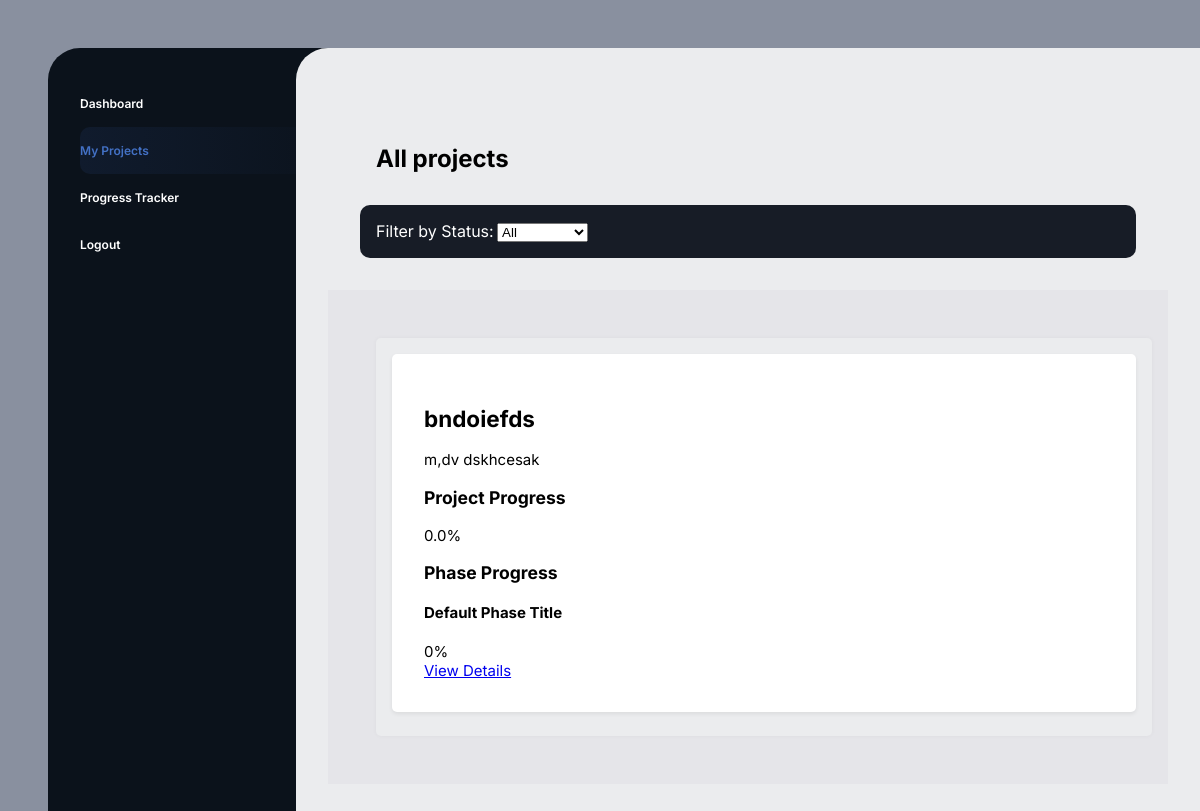
Page /projects/ (signed in) on the earlier database version.
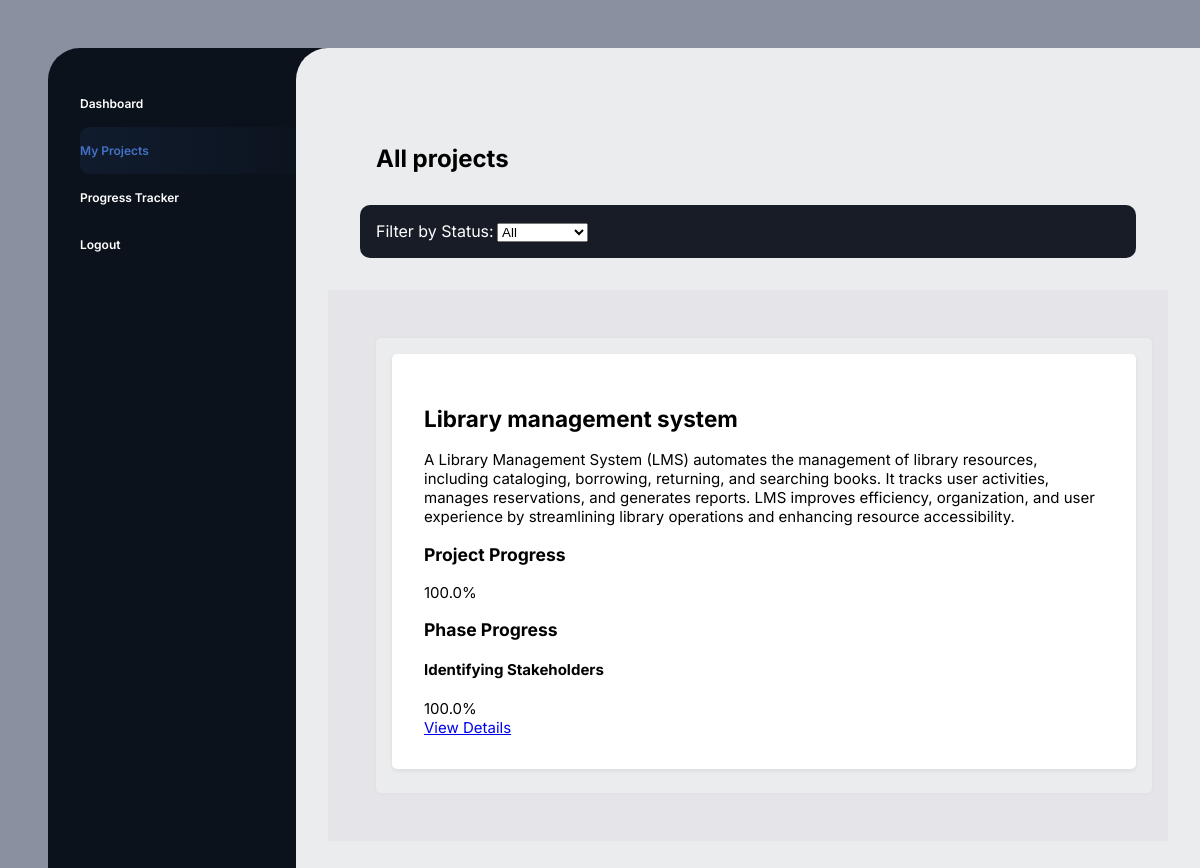
Same page on the later database version.
### MySiteApp/models.py (models this page shows, shortened)
class Project(models.Model):
    id = models.AutoField(primary_key=True)
    title = models.CharField(max_length=200)
    description = models.TextField(blank=True, null=True)
    start_date = models.DateField()
    due_date = models.DateField(default="2024-12-31")
    owner = models.ForeignKey(User, on_delete=models.CASCADE, related_name='owned_projects',null=True, blank=True)
    mentor = models.ForeignKey(User, on_delete=models.SET_NULL, null=True, blank=True, related_name='mentored_projects')  # Supervisor (mentor)
    students = models.ManyToManyField(
        User, related_name='assigned_projects', blank=True, limit_choices_to={'role': 'student'}
    )
    def completion_percentage(self):
        phases = self.phases.all()
        total_phases = phases.count()
        if total_phases == 0:
            return 0
        completed_phases = sum(phase.completion_percentage() for phase in phases)
        return (completed_phases / total_phases)

class Phases(models.Model):
    id = models.AutoField(primary_key=True)
    title = models.CharField(max_length=100,default="Default Phase Title")
    description = models.TextField(blank=True, null=True)
    due_date = models.DateField()
    status = models.CharField(max_length=50, choices=[('pending', 'Pending'), ('completed', 'Completed')], default='pending')
    project = models.ForeignKey(Project, on_delete=models.CASCADE, related_name='phases')
    mentor_notes = models.TextField(blank=True, null=True)  # Notes from the mentor
    def completion_percentage(self):
        tasks = self.tasks.all()
        total_tasks = tasks.count()
        if total_tasks == 0:
            return 0
        completed_tasks = sum(1 for task in tasks if task.status == 'completed')
        return (completed_tasks / total_tasks) * 100

class Task(models.Model):
    id = models.AutoField(primary_key=True)
    title = models.CharField(max_length=100)
    description = models.TextField(blank=True, null=True)
    due_date = models.DateField()
    status = models.CharField(max_length=50, choices=[('pending', 'Pending'), ('completed', 'Completed')], default='pending')
    phase = models.ForeignKey('Phases', on_delete=models.CASCADE, related_name='tasks')  # link to a phase

### MySiteApp/views.py (the view)
# urls.py: path('projects/', views.all_projects, name='all_projects'),
@login_required
def all_projects(request):
    projects = models.Project.objects.filter(owner=request.user)
    return render(request, 'projects/all_projects.html', {'projects': projects})

### MySiteApp/templates/projects/all_projects.html (shortened to what this page needs)
<!DOCTYPE html>
<html lang="en">
<head>
    {% load static %}
    <link rel="stylesheet" href="{% static 'css/style.css' %}">
    <link rel="stylesheet" href="https://cdnjs.cloudflare.com/ajax/libs/font-awesome/5.15.3/css/all.min.css">
</head>
<body>
    <div class="site-wrap">
        <nav class="site-nav">
            <a href="{% url 'student_dashboard' %}" >Dashboard</a>
            <a href="{% url 'all_projects' %}"class="active">My Projects</a>
            <a href="{% url 'progress_tracker' %}">Progress Tracker</a>
            <a href="{% url 'login' %}">Logout</a>
        </nav>
        <main>
            <header>
                <h1>All projects</h1>
            </header>
            <div class="note">
                <label for="filter-status" class="font-semibold">Filter by Status:</label>
                <select id="filter-status" class="form-select p-2 bg-white border border-gray-300 rounded-lg">
                    <option value="all">All</option>
                </select>
            </div>
            <div class="content-rows">
                {% for project in projects %}
                <div class="cols">
                    <div class="item">
                        <h2 class="text-xl font-semibold">{{ project.title }}</h2>
                        <p class="text-sm text-gray-600">{{ project.description }}</p>
                        <div>
                            <h3 class="font-semibold">Project Progress</h3>
                            <div class="progress-bar-container">
                                <div class="progress-bar-label">{{ project.completion_percentage }}%</div>
                            </div>
                        </div>
                        <div class="mt-4">
                            <h3 class="text-lg font-semibold">Phase Progress</h3>
                            {% for phase in project.phases.all %}
                            <div class="mt-2">
                                <h4 class="font-medium">{{ phase.title }}</h4>
                                <div class="progress-bar-container">
                                    <div class="progress-bar-label">{{ phase.completion_percentage }}%</div>
                                </div>
                            </div>
                            {% endfor %}
                        </div>
                        <div class="mt-4">
                            <a href="{% url 'project_details' project.id %}" class="text-blue-600 hover:underline">View Details</a>
                        </div>
                    </div>
                </div>
                {% endfor %}
            </div>
        </main>
    </div>
</body>
</html>

Differences in the rows shown:
changed Project: title "bndoiefds" → "Library management system"; description "m,dv dskhcesak" → "A Library Management System (LMS) automates the management of library resources, including cataloging, borrowing, returning, and searching books. It tracks user activities, manages reservations, and generates reports. LMS improves efficiency, organization, and user experience by streamlining library operations and enhancing resource accessibility."; completion_percentage "0.0" → "100.0"
changed Phases: title "Default Phase Title" → "Identifying Stakeholders"; completion_percentage "0" → "100.0"
